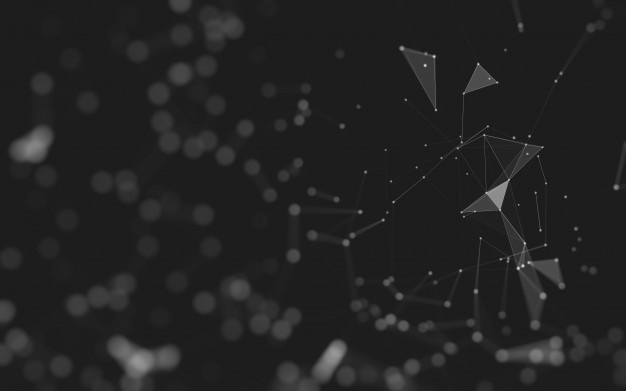
#> input picture 1_Statistic/13.jpg, 626 x 391 px
$ jupyter execute lecture-1.ipynb
#> lines starting #> are read from the running program, lines starting #| are printed output that depends on the picture; long printed decimals are rounded
[cell 1]
import numpy as np
import pylab as pl
import warnings

from matplotlib import pyplot as plt
from scipy import linalg
from sklearn.datasets import load_digits
from sklearn.decomposition import TruncatedSVD
from sklearn.ensemble import RandomForestClassifier
warnings.filterwarnings("ignore")

### Типы матриц

Вспомним про типы матриц из лекции:

1) m=n => квадратная, иначе прямоугольная

2) m = 1 => матрица-строка

3) n=1 => матрица-столбец

4) нулевая матрица, если все элементы = 0

5) диагональная (единичная)

6) треугольная(нижнетреугольная, верхнетреугольная)

7) ортогональная

Посмотрим на встроенные функции <b>numpy</b> для создания матриц с вышеперечисленными свойствами

#### Создаём матрицу нужной размерности

[cell 2]
m0 = np.random.rand(3,2)
print(m0)

#### Создаём строку

[cell 3]
m = np.random.rand(3)
print(m)

#### Создаём столбец

[cell 4]
m = np.random.rand(1,3)
print(m.T)

#### Создаём нулевую матрицу

[cell 5]
m1 = np.zeros((3,4))
print(m1)

#### Можно создать нулевую матрицу размера уже существующей

[cell 6]
m1 = np.zeros_like(m0)
print(m0)
print(m1)

Создаём диагональную матрицу

[cell 7]
m = np.diag([1,2,3])
print(m)

#### Создаём единичную матрицу

[cell 8]
m = np.ones((3,4))
print(m)

#### Можно создать нулевую матрицу размера уже существующей

[cell 9]
m1 = np.ones_like(m0)
print(m0)
print(m1)

#### Также можно создать квадратную единичную матрицу следующей командой:

[cell 10]
m = np.eye(3)
print(m)

#### Можно создавать нижнетреугольные (tril = triangle + lower)

[cell 11]
m = np.tril([[1,2,3],[4,5,6],[7,8,9],[10,11,12]], -1)
print(m)

[cell 12]
m = np.tril([[1,2,3],[4,5,6],[7,8,9],[10,11,12]], 0)
print(m)

#### а также верхнетреугольные (triu = triangle + upper)

[cell 13]
m = np.triu([[1,2,3],[4,5,6],[7,8,9],[10,11,12]], -1)
print(m)

[cell 14]
m = np.triu([[1,2,3],[4,5,6],[7,8,9],[10,11,12]], 0)
print(m)

#### Определитель матрицы

[cell 15]
m = np.array([[1, 2, 1], [1, 1, 4], [2, 3, 6]], dtype=np.float32)
det = np.linalg.det(m)
print(m)
print(det)

#### Транспонирование матрицы

[cell 16]
x = np.arange(15).reshape((5,3))
print(x)

[cell 17]
np.transpose(x)

#### Сложение и умножение матрицы на скаляр

[cell 18]
A = np.array(([1,3,3],[1,4,3],[1,3,4]))
print(A)

[cell 19]
C = A + 100
print(C)

[cell 20]
C = A * 100
print(C)

#### Обратная матрица

[cell 21]
A = np.array(([1,3,3],[1,4,3],[1,3,4]))
print(A)

[cell 22]
A_inv = np.linalg.inv(A)
print(A_inv)

[cell 23]
I = A_inv.dot(A)
print(I)

#### Ранг матрицы

[cell 24]
m = np.array([[1, 2, 3], [1, 1, 1], [2, 2, 2]])
r = np.linalg.matrix_rank(m)
print(m)
print(r)

### Собственные векторы и собственные значения

[cell 25]
a = np.array([[-1, -6], [2, 6]])
w, v = np.linalg.eig(a)

[cell 26]
print(a)

[cell 27]
for i in range(len(w)):
    print("Собственное значение " + str(w[i]))
    print("соответствующий ему собственный вектор " + str(v[:,i]))

### SVD разложение

[cell 28]
float_formatter = lambda x: "%.2f" % x
np.set_printoptions(formatter={'float_kind':float_formatter})

[cell 29]
X, y = load_digits(return_X_y=True)

[cell 30]
print(X.shape)
print(y.shape)

[cell 31]
image = X[0]
image = image.reshape((8, 8))
plt.matshow(image, cmap = 'gray')
plt.show()
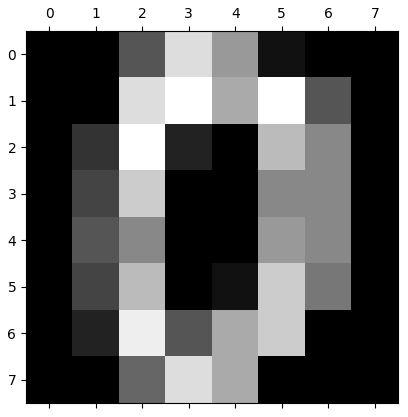
#> figure drawn by matplotlib, 1 panel

[cell 32]
U, s, V = np.linalg.svd(image)
S = np.zeros((image.shape[0], image.shape[1]))
S[:image.shape[0], :image.shape[0]] = np.diag(s)
n_component = 3
S = S[:, :n_component]
V = V[:n_component, :]
A = U.dot(S.dot(V))
print(A)

[cell 33]
plt.matshow(A, cmap = 'gray')
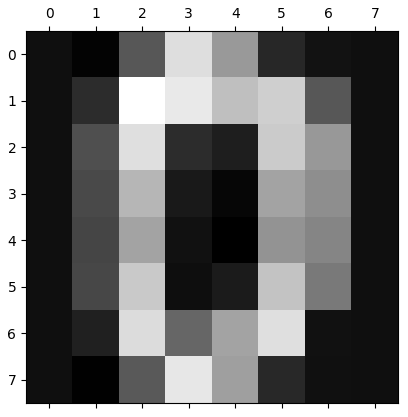
#> figure drawn by matplotlib, 1 panel

[cell 34]
rf_original = RandomForestClassifier(oob_score=True)
rf_original.fit(X, y)
rf_original.oob_score_

[cell 35]
svd = TruncatedSVD(n_components=16)
X_reduced = svd.fit_transform(X)
svd.explained_variance_ratio_.sum()

[cell 36]
rf_reduced = RandomForestClassifier(oob_score=True)
rf_reduced.fit(X_reduced, y)
rf_reduced.oob_score_

### Приближение матрицей меньшего ранга

[cell 37]
from PIL import Image
img = Image.open("13.jpg")
#> img is the input picture: PIL image 626x391 RGB; min 17, max 223, mean 34.6
arr = np.array(img.getdata())
img

[cell 38]
print(arr.size)
#| 734298
print(arr.size ** 0.5)
#| 856.912

[cell 39]
X = np.resize(arr, (256, 256))
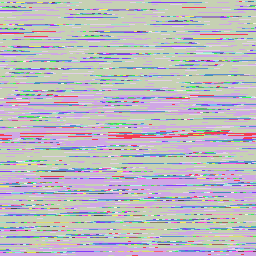
#> X: shape (256, 256) int64; 65 distinct labels, from 26 to 104; one colour per label, 0 black

[cell 40]
U, d, Vt = linalg.svd(X)
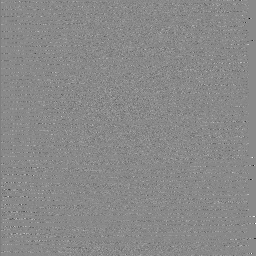
#> U: shape (256, 256) float64; min -0.903, max 0.776, mean -0.000223; drawn with min black and max white
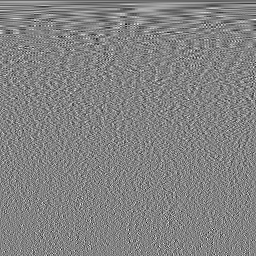
#> Vt: shape (256, 256) float64; min -0.304, max 0.286, mean -0.000239; drawn with min black and max white
#> d = 256 values, max 8103.8 at index 0, min 7.89e-13 at index 250, mean 56.97
D = linalg.diagsvd(d, X.shape[0], X.shape[1])
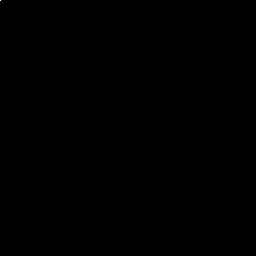
#> D: shape (256, 256) float64; min 0, max 8103.8, mean 0.2; drawn with min black and max white

[cell 41]
for k in range(5, 50, 5):
    D1 = D.copy()
    D1[D1 < d[int(k)]] = 0
    print (int(k))
    X1 = np.dot(np.dot(U, D1), Vt)
    pl.imshow(X1, cmap='gray')
    pl.show()
#> this loop made 9 passes
#> pass 1, `X1 = np.dot(np.dot(U, D1), Vt)`:
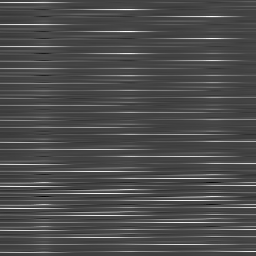
#> X1: shape (256, 256) float64; min 11.2, max 77.63, mean 31.3; drawn with min black and max white
#> pass 2, `X1 = np.dot(np.dot(U, D1), Vt)`:
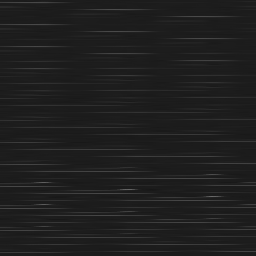
#> X1: shape (256, 256) float64; min 23.2, max 105.6, mean 31.3

$ run again, with 1_Statistic/12.jpg copied over 1_Statistic/13.jpg
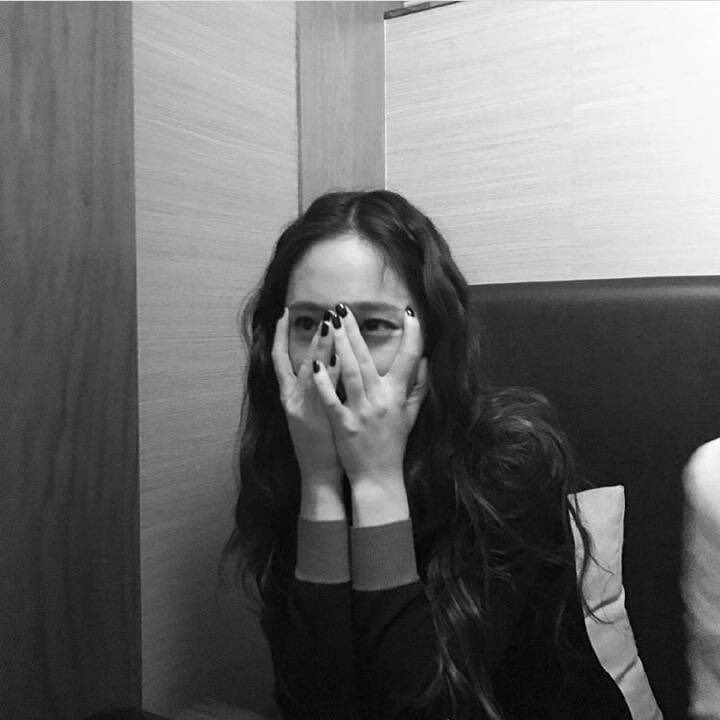
#> input picture 1_Statistic/12.jpg, 720 x 720 px
#> img is the input picture: PIL image 720x720 RGB; min 0, max 255, mean 107.2
#| 1555200
#| 1247.077
#> `U, d, Vt = linalg.svd(X)`:
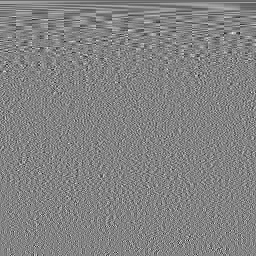
#> Vt: shape (256, 256) float64; min -0.345, max 0.325, mean -0.000243; drawn with min black and max white
#> d = 256 values, max 50033.5 at index 0, min 0.00387 at index 255, mean 291.7
#> the loop `for k in range(5, 50, 5):` made 9 passes
#> pass 2, `X1 = np.dot(np.dot(U, D1), Vt)`:
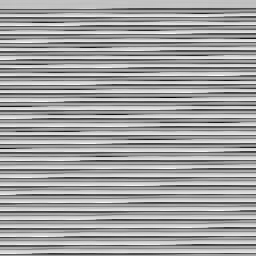
#> X1: shape (256, 256) float64; min 49.21, max 272.1, mean 191.6; drawn with min black and max white
